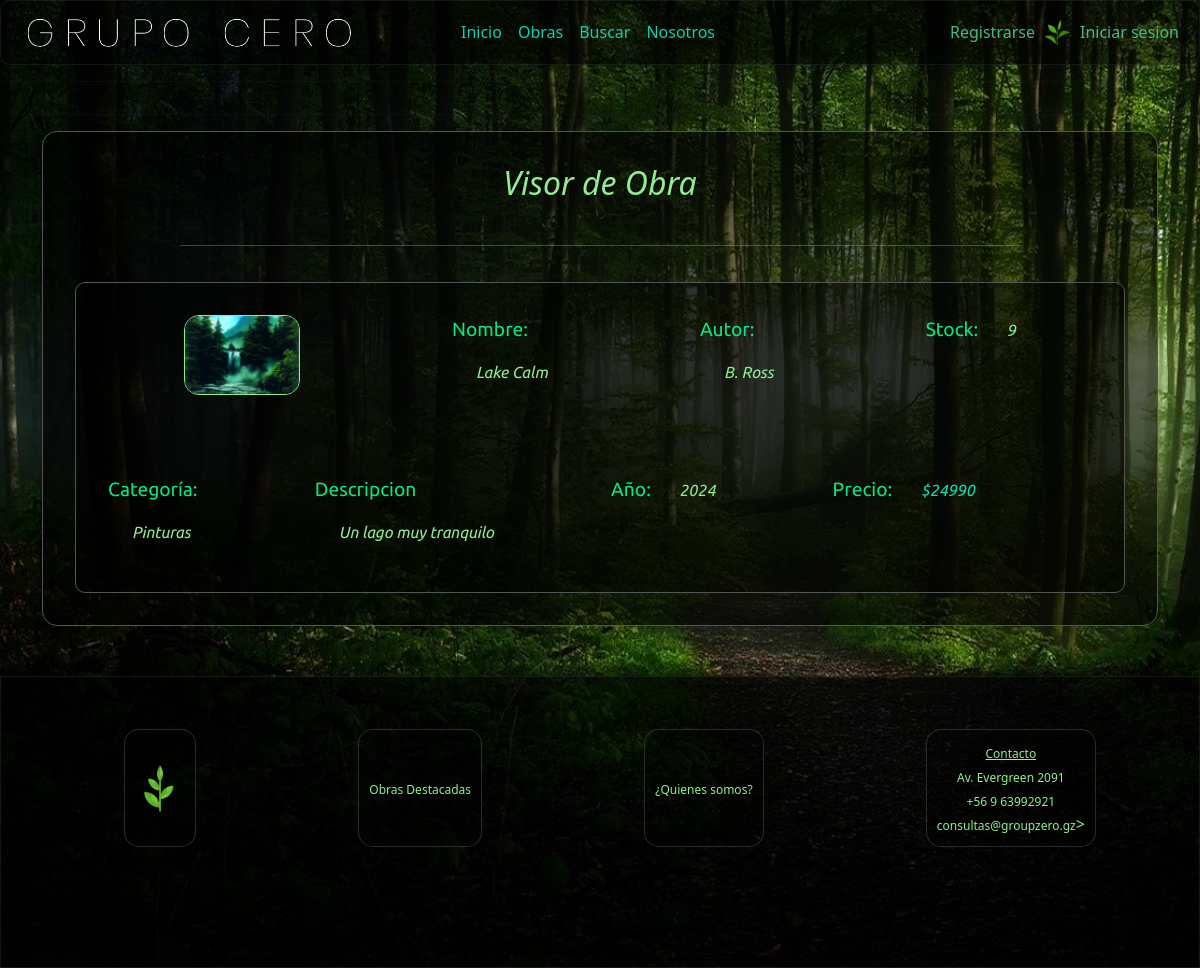
The app's page /admire/1/ with its own data.
### core/models.py (models this page shows, shortened)
class Obra(models.Model):
    idObra=models.CharField(max_length=5, primary_key=True, verbose_name='id Arbeit')
    nombre=models.CharField(max_length=30, verbose_name='Name der Arbeit')
    descripcion=models.CharField(max_length=255, verbose_name='Description')
    autor=models.CharField(max_length=99, verbose_name='Name des Autors')
    anio=models.CharField(max_length=4, verbose_name='Jahr der Arbeit')
    stock=models.IntegerField(verbose_name='Stock')
    categoria=models.ForeignKey('Categoria', on_delete=models.CASCADE, verbose_name='Kategorie')
    imagen=models.ImageField(upload_to="imagenes", null=True, verbose_name='Fotografie')
    precio=models.IntegerField(blank=True,null=True,verbose_name='Precio')

class Categoria(models.Model):
    idCategoria = models.IntegerField(primary_key=True, verbose_name='idCategoria')
    nombreCategoria= models.CharField(max_length=40, verbose_name='nombreCategoria')
    def __str__(self):
        return self.nombreCategoria

### core/views.py (the view)
# urls.py: path('admire/<id>/', views.admire,name="admire"),
def admire(request, id):
    obra = get_object_or_404(Obra, idObra = id) # cuando un objeto no ha sido encontrado se envia el error 404
    return render(request, 'admire.html', {'obra':obra}) # aqui se guarda lo encontrado en la linea anterior

### core/context_processor.py (called while the page is built, shortened)
def total_carrito(request):
    total=0
    return {'total_carrito':int(total)}

### core/templates/admire.html (shortened to what this page needs)
{% extends "base.html" %}
{% load static %}
{% block content %}
<div class="container">
    <hr>
    <div class="admire-container">
        <div class="form-title" style="margin-bottom: 15px;">
            <h2>Visor de Obra</h2>
        </div>
        <span class="liner"></span>
        <div class="admirePart">
            <div class="admireDiv1">
                <div>
                    <img src="{{ obra.imagen.url }}">
                </div>
                <div>
                    <p class="pattribute">Nombre: </p>
                    <p class="pvalue">{{obra.nombre}}</p>
                </div>
                <div>
                    <p class="pattribute">Autor: </p>
                    <p class="pvalue" >{{obra.autor}}</p>
                </div>
                <div>
                    <p class="pattribute">Stock: <span class="pvalue stock">{{obra.stock}}</span></p>
                </div>
            </div>
            <div class="admireDiv2">
                <div>
                    <p class="pattribute">Categoría: </p>
                    <p class="pvalue" >{{obra.categoria}}</p>
                </div>
                <div>
                    <p class="pattribute">Descripcion</p>
                    <p class="pvalue" >{{obra.descripcion}}</p>
                </div>
                <div>
                    <p class="pattribute">Año: <span class="pvalue">{{obra.anio}}</span></p>
                </div>
                <div>
                    <p class="pattribute">Precio: <span class="pvalue price" style="color: #09e6b9">${{obra.precio}}</span></p>
                </div>
            </div>
</div>
{% endblock %}

### core/static/css/mystyles.css (style rules this page uses)
body { background-image: url("../assets/img/paisajes/paisaje13.jpg"); background-repeat: no-repeat; background-position: center; background-attachment: fixed; background-size: cover; display: flex; flex-direction: column; font-family: 'Ubuntu', "times new roman", times, roman, serif; }
.fade-in { animation: fadeIn 1s; -webkit-animation: fadeIn 1s; -moz-animation: fadeIn 1s; -o-animation: fadeIn 1s; -ms-animation: fadeIn 1s; }
.price { color: #09e6b9 !important; font-style: italic; }
.stock { color: #09e67f; }
.form-title { text-align: center; font-style: italic; color: lightgreen; text-shadow: 1px 1px 3px rgb(5, 5, 5); }
.liner { background-color: rgba(0, 255, 115, 0.384); width: 80%; height: 1px; border-radius: 1px; display: block; margin: 0 auto; margin-top: 20px; margin-bottom: 20px; }
.admire-container { display:flex; flex-direction: column; justify-content: space-around; padding: 4vh; border-radius: 15px; border: 1px solid #555; box-shadow: 0 0 10px rgba(0, 0, 0, 0.1); background-color: rgba(0, 0, 0, 0.6); }
.admirePart { background-color: rgba(0, 0, 0, 0.5); display:flex; flex-direction: column; margin-top:2vh; border-radius: 10px; border: 1px solid #555; color:lightgreen }
.admireDiv2 { font-family: 'Ubuntu', light; display: flex; justify-content: space-between; padding: 2vw; margin: 1vh; }
.pattribute { color:#09e67f; font-size: 2.4vh; }

### records on screen
Obra: imagen (picture), nombre "Lake Calm", autor "B. Ross", stock "9", categoria "Pinturas", descripcion "Un lago muy tranquilo", anio "2024", precio "24990"
